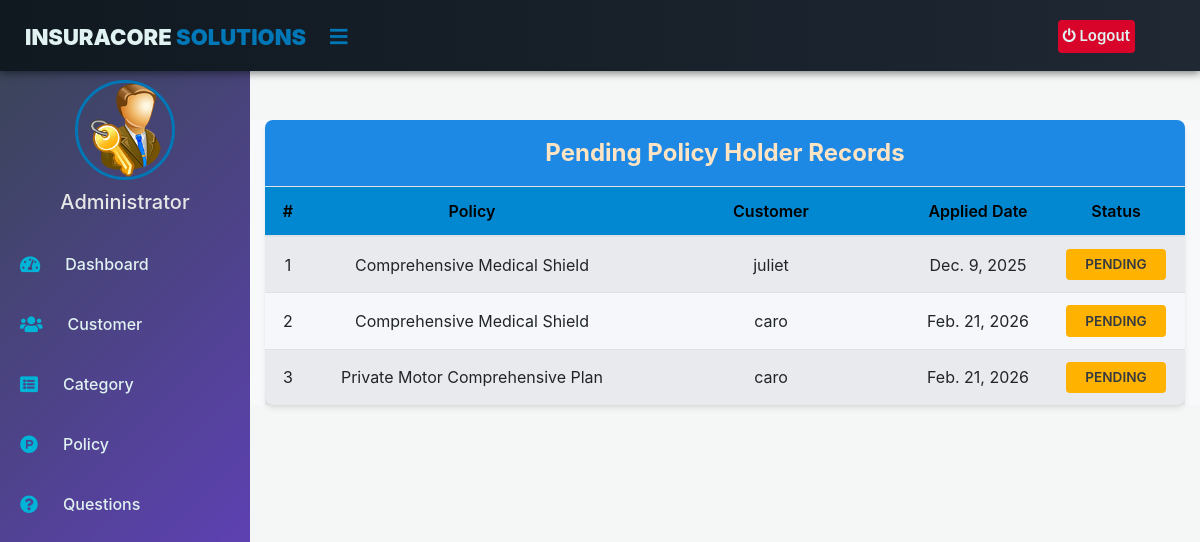
The app's page /admin-view-waiting-policy-holder with its own data.
### insurance/models.py (models this page shows, shortened)
class PolicyRecord(models.Model):
    customer = models.ForeignKey(Customer, on_delete=models.CASCADE)
    Policy = models.ForeignKey(Policy, on_delete=models.CASCADE)
    status = models.CharField(max_length=100, default='Pending')
    creation_date = models.DateField(auto_now=True)

class Policy(models.Model):
    category= models.ForeignKey('Category', on_delete=models.CASCADE)
    policy_name=models.CharField(max_length=200)
    sum_assurance=models.PositiveIntegerField()
    premium=models.PositiveIntegerField()
    tenure=models.PositiveIntegerField()
    creation_date =models.DateField(auto_now=True)
    def __str__(self):
        return self.policy_name

### customer/models.py (models this page shows, shortened)
class Customer(models.Model):
    user=models.OneToOneField(User,on_delete=models.CASCADE)
    profile_pic= models.ImageField(upload_to='profile_pic/Customer/',null=True,blank=True)
    address = models.CharField(max_length=40)
    mobile = models.CharField(max_length=20,null=False)
    def __str__(self):
        return self.user.first_name

### insurance/views.py (the view)
# urls.py: path('admin-view-waiting-policy-holder', views.admin_view_waiting_policy_holder_view,name='admin-view-waiting-policy-holder'),
def admin_view_waiting_policy_holder_view(request):
    policyrecords = models.PolicyRecord.objects.all().filter(status='Pending')
    return render(request,'insurance/admin_view_waiting_policy_holder.html',{'policyrecords':policyrecords})

### templates/insurance/admin_view_waiting_policy_holder.html (shortened to what this page needs)
{% extends 'insurance/adminbase.html' %}
{% block content %}
{%load static%}
<head>
  <link href="https://maxcdn.bootstrapcdn.com/bootstrap/4.4.1/css/bootstrap.min.css" rel="stylesheet">
  <link href="https://maxcdn.bootstrapcdn.com/font-awesome/4.3.0/css/font-awesome.min.css" rel="stylesheet">
</head>
<div class="container container-fluid-custom">
  <div class="view-card">
    <div class="card-header-custom">
     Pending Policy Holder Records
    </div>
    <div class="table-responsive">
      <table class="table table-hover table-striped" id="dev-table">
        <thead>
          <tr>
            <th style="width: 5%;">#</th>
            <th style="width: 35%;">Policy</th>
            <th style="width: 30%;">Customer</th>
            <th style="width: 15%;">Applied Date</th>
            <th style="width: 15%;">Status</th>
          </tr>
        </thead>
        <tbody>
          {% for t in policyrecords %}
          <tr>
            <td class="text-center-data"> {{ forloop.counter }}</td>
            <td class="text-left-data"> {{t.Policy}}</td>
            <td class="text-left-data"> {{t.customer}}</td>
            <td class="text-center-data">{{t.creation_date}}</td>
            <td class="text-center-data">
                <span class="status-badge">{{t.status}}</span>
            </td>
          </tr>
          {% endfor %}
        </tbody>
      </table>
    </div>
  </div>
</div>
<br><br><br><br><br><br>
{% endblock content %}

### templates/insurance/adminbase.html (style rules this page uses)
:root { --color-primary-blue: #0077b6; --color-primary-dark: #023e8a; --color-sidebar-bg: #1f2833; --color-header-bg: #101820; --color-text-light: #e0f2f1; --color-logout-red: #d90429; --color-logout-hover: #ef233c; --color-active-link: #00b4d8; }
body { margin: 0; padding: 0; font-family: "Gill Sans", sans-serif; }

### templates/insurance/admin_view_waiting_policy_holder.html (style rules this page uses)
:root { --color-pending-header: #FFB300; --color-pending-badge: #ffc107; --color-header-text: #333333; }
.container-fluid-custom { padding: 30px 20px; background-color: #f8f9fa; }
.view-card { background: #F5F7FA; border: none; border-radius: 8px; box-shadow: 0 4px 6px -1px rgba(0, 0, 0, 0.1), 0 2px 4px -2px rgba(0, 0, 0, 0.06); padding: 0; }
.card-header-custom { background: #1E88E5; color: bisque; padding: 15px 20px; border-radius: 8px 8px 0 0; font-weight: 700; font-size: 1.5rem; text-align: center; }
.table { margin-bottom: 0; }
.table thead th { background-color: #0288D1; color:black; font-weight: 600; vertical-align: middle; padding: 12px; text-align: center; }
.table tbody td { vertical-align: middle; padding: 12px; text-align: center; }
.table-responsive { overflow-x: auto; }
.text-center-data { text-align: center !important; }
.text-left-data { text-align: center !important; }
.status-badge { padding: .4em .7em; font-weight: 600; border-radius: .25rem; font-size: 85%; color: #343a40; min-width: 100px; display: inline-block; text-transform: uppercase; background-color:#FFB300; }
.container { max-width: 1300px; padding: 0 15px; }

### records on screen
PolicyRecord: Policy "Comprehensive Medical Shield", customer "juliet", creation_date "Dec. 9, 2025", status "PENDING"
PolicyRecord: Policy "Comprehensive Medical Shield", customer "caro", creation_date "Feb. 21, 2026", status "PENDING"
PolicyRecord: Policy "Private Motor Comprehensive Plan", customer "caro", creation_date "Feb. 21, 2026", status "PENDING"
